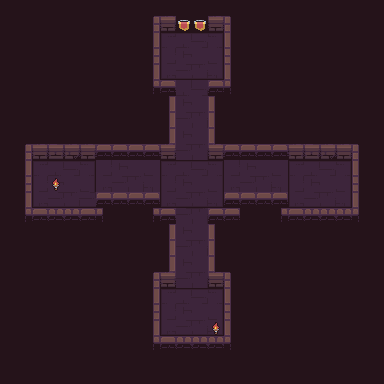

Rendered tile map (Tiled .tmx) drawn with the repository's tilesets; below, a short description and the map source with its tile grids summarised:
An orthogonal 24x24 tile map with 16x16 px tiles, 3 tile layers (bacnground, road, wall), 3 tilesets.

<map version="1.4" tiledversion="1.4.1" orientation="orthogonal" renderorder="right-down" width="24" height="24" tilewidth="16" tileheight="16" infinite="0" nextlayerid="9" nextobjectid="1">
 <tileset firstgid="1" source="Dungeon_Tileset.tsx" />
 <tileset firstgid="101" source="torch.tsx" />
 <tileset firstgid="105" source="flag.tsx" />
 <layer id="5" name="bacnground" width="24" height="24">
  <data>[576 cells, 576 non-empty, 1 distinct tile ids]</data>
 </layer>
 <layer id="7" name="road" width="24" height="24">
  <data>[576 cells, 96 non-empty, 22 distinct tile ids]</data>
 </layer>
 <layer id="8" name="wall" width="24" height="24">
  <data>[576 cells, 96 non-empty, 20 distinct tile ids]</data>
 </layer>
</map>
